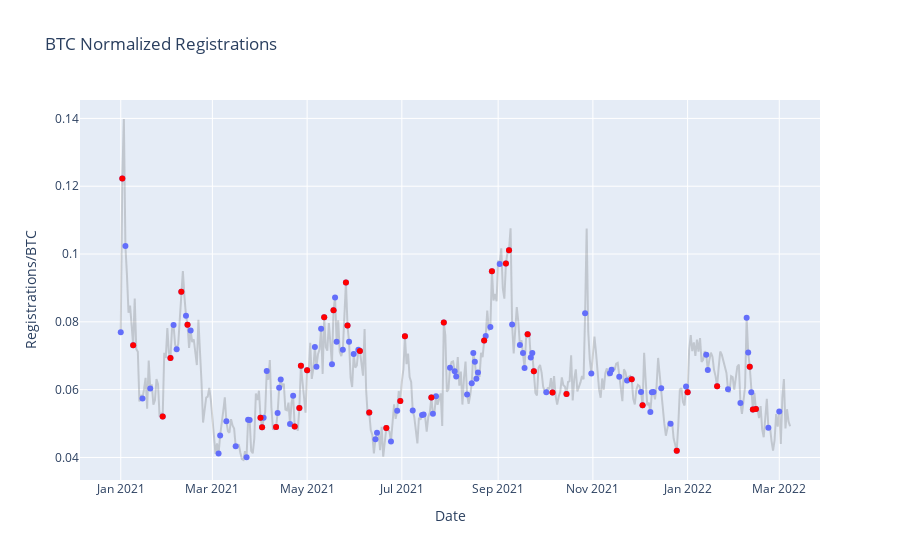

This figure's notebook cell:
### Code cell
import plotly.express as px
import plotly.graph_objects as go

fig1 = px.line(df, x=df["Registration Date"], y=df["Registrations"]/df["BTC Price"], title='BTC Normalized Registrations')
fig1.update_traces(line=dict(color = 'rgba(50,50,50,0.2)'))

fig2 = px.scatter(df_events, x="Registration Date", y=df_events["Registrations"]/df_events["BTC Price"],  hover_data=["BTC Price", "Registrations"],
                  hover_name='Internal Event')

fig3 = px.scatter(df_events_ex, x="Registration Date", y=df_events_ex["Registrations"]/df_events_ex["BTC Price"],
                  hover_data=["BTC Price", "Registrations"], hover_name="External Event")
fig3.update_traces(marker=dict(color = 'Red'))

fig4 = go.Figure(data=fig1.data + fig2.data + fig3.data)

fig4.update_layout(title='BTC Normalized Registrations', xaxis_title="Date",
                   yaxis_title="Registrations/BTC", legend_title="Metric (click to add/remove)")
fig4.show()

### Figure 1 — Plotly figure (JSON) as saved in the notebook; plotly's stock layout.template omitted (floating-point values rounded to 4 significant figures; data arrays with more than 128 entries replaced by an {"elided": "..."} marker saying what was removed)
{"data": [{"hovertemplate": "Registration Date=%{x}<br>y=%{y}<extra></extra>", "legendgroup": "", "line": {"color": "rgba(50,50,50,0.2)", "dash": "solid"}, "marker": {"symbol": "circle"}, "mode": "lines", "name": "", "orientation": "v", "showlegend": false, "x": {"elided": "433 str values"}, "xaxis": "x", "y": {"elided": "433 float values"}, "yaxis": "y", "type": "scatter"}, {"customdata": {"elided": "122x2 float values"}, "hovertemplate": "<b>%{hovertext}</b><br><br>Registration Date=%{x}<br>y=%{y}<br>BTC Price=%{customdata[0]}<br>Registrations=%{customdata[1]}<extra></extra>", "hovertext": ["BTC Rate: From 6.39% to 6.2 up to 2 BTC and 4.5% for the rest", "", "Alex Mashinsky & Charles Hoskinson", "", "BTC rate to 4.7% from 4.5% for more than 2 BTC", "Celsius crosses $5.3B in assets, grows total assets 10X during 2020", "", "", "FTX Interview", "Started Sending Welcome email again", "", "Save our Crypro Interview ", "", "Celsius has paid over $250 million in crypto yield to its customers", "Celsius had 350% employee growth in one year of COVID-19", "BTC rate to 4% from 4.7% for more than 2 BTC", "Celsius confirms over $10B in digital assets", "Brave New Coin Interview", "Blockchain Africa Conference 2021", "Real Vision Crypto Gathering", "Celsius's CEL token is now listed on the Bitfinex exchange", "ARRA Global Summit, Celsius now offers yield on gold-backed wDGLD token", "", "BTC rate to 3.5% from 4% for more than 2 BTC", "Celsius Wins \"Best Cryptocurrency Wallet\" in 2021 FinTech Breakthrough Awards Program", "", "Kitco - BTC to $100k", "OKEx lists Celsius Network's CEL token", " ", "Started sending Drip campagin to KYC not passed", "Defirate Affiliate", "", "", "", "", "B21 users can stake entire portfolios at Celsius' rates up to 18% APY in a single click", "Celsius and GMO Trust Expand Regulated USD Stablecoin Lending Market", "#OKExCEORoundtable", "", "Celsius by the numbers: Over $1 million a day in yield earned by Celsius customers", "", "Alex Mashinsky vs Nouriel Roubini at the Milken Institute", "MA v4.8.0@9, Celsius achieves ISO/IEC 27001 security certification", "Celsius customers can now buy BTC, ETH, other top cryptocurrencies with Apple Pay", "", "Celsius Teams Up with Brooklyn Nets Star Spencer Dinwiddie in Exclusive Partnership", "New web app from Celsius expands platform to desktop users", "UK Block", "Celsius confirms over 100,000 Bitcoin in community assets", "Celsius Partners With iHeartMedia In New Podcast Deal, Celsius invests over $200m in Bitcoin mining in North America", "", "Kitco Interview", "BTCTV Interview", "", "Prime Trust", "New York and Washington from 70% to 20% CR, Celsius adds BNB, BNT and DOT tokens", "", "BTC rate to 6.2% up to 1 BTC from 2 BTC + ETH rate to 5.35% up to 100 ETH and 5.05% for the rest", "DYOR Crypto Founders Report, Quantum Computing: what challenges will it bring for Bitcoin and Blockchain, Celsius Introduces Rewards Explorer, an industry-first yield verification tool", "Thinking Crypto Interview", "Celsius and Horizen Release zkAudit - the First and Only Fully Decentralized and Privacy-Preserving Audit Blockchain", "", "Celsius joins the Bitcoin Mining Council", "Celsius Confirms A $54m Investment In Carbon-neutral Bitcoin Mining Leader Core Scientific", "David Pakman Interview", "Started sending Drip campagins to KYC passed - No Deposit", "ToU / PP / Cookies Policy / $50+$50 / Appsflyer link", "Celsius Secures Backend Pricing of Crypto Using The Chainlink, A Major Leap in CeFi Decentralization", "Website announcing California Loans", "Celsius assets cross $20B", "Celsius launches crypto-backed loans in California at 0% APR", "Celsius assets cross $20B, then 1M users", "Eddie Moon Video on Celsius", "Celsius Network adds Anchorage Digital as a custodian", "", "Celsius Network Assets are officially over $20 billion", "WS 1.0.7 ADA release", "", "Adding the webapp sign up flow to the website", "", "", "Eddie Moon Affiliate Program", "Eddie Moon Stablecoin Video", "NJ/TX C&D", "Alabama C&D", "adding ETH promotional rates", "Sponsored Eddie Moon video: Celsius Network Loans - Crypto Trading Strategy (THIS IS WHAT THE RICH DO)", "Kentucky Block", "", "ETH rate to 3.5% for more than 100 ETH from 5.05%, Crypto Lark Affiliate", "", "", "Invest Answers video goes live (signicant registations attributed). ATH daily regs 6,638", "CTR to signup page start down trend from 12% to 6%", "New stablecoins promotion and rate updates", "BTC rate to 6.2% up to 0.25 BTC  and 3.05% for the rest", "Update BTC rewards rates | Customer Care main page update", "Celsius Network App Tutorial 2022 (FULL STEP-BY-STEP GUIDE) - Collection Crypto", "", "Transition to Next.js", "Yaron news", "Cel Token to 5.1%", "New Stop Cohort Launches", "Roni news", "Stablecoin Blitz Ends", "Kitco News Alex", "", "Eddie Moon Full Celsius Guide", "", "AVAX Launch, Accredited Investor Launch", "ETH Reward Tier Drop", "", "Doge Coin Launches", "LUNA launches in US", "V5 Launch, Buy Page Update (web)", "South Africa registration spike (Azeteco BTC launch, this is like the Stripe of SA)", "", "Solana + Songbird", "", "", "CelsiusX launches, CEL Promo (Non-US)", "Matic, Stable, LTC rate drops"], "legendgroup": "", "marker": {"color": "#636efa", "symbol": "circle"}, "mode": "markers", "name": "", "orientation": "v", "showlegend": false, "x": ["2021-01-01", "2021-01-02", "2021-01-04", "2021-01-09", "2021-01-15", "2021-01-20", "2021-01-28", "2021-02-02", "2021-02-04", "2021-02-06", "2021-02-09", "2021-02-12", "2021-02-13", "2021-02-15", "2021-03-05", "2021-03-06", "2021-03-10", "2021-03-16", "2021-03-23", "2021-03-24", "2021-03-25", "2021-04-01", "2021-04-02", "2021-04-03", "2021-04-05", "2021-04-11", "2021-04-12", "2021-04-13", "2021-04-14", "2021-04-20", "2021-04-22", "2021-04-23", "2021-04-26", "2021-04-27", "2021-05-01", "2021-05-06", "2021-05-07", "2021-05-10", "2021-05-12", "2021-05-17", "2021-05-18", "2021-05-19", "2021-05-20", "2021-05-24", "2021-05-26", "2021-05-27", "2021-05-28", "2021-05-31", "2021-06-03", "2021-06-04", "2021-06-10", "2021-06-14", "2021-06-15", "2021-06-21", "2021-06-24", "2021-06-28", "2021-06-30", "2021-07-03", "2021-07-08", "2021-07-14", "2021-07-15", "2021-07-20", "2021-07-21", "2021-07-23", "2021-07-28", "2021-08-01", "2021-08-04", "2021-08-05", "2021-08-12", "2021-08-15", "2021-08-16", "2021-08-17", "2021-08-18", "2021-08-19", "2021-08-23", "2021-08-24", "2021-08-27", "2021-08-28", "2021-09-02", "2021-09-06", "2021-09-08", "2021-09-10", "2021-09-15", "2021-09-17", "2021-09-18", "2021-09-20", "2021-09-22", "2021-09-23", "2021-09-24", "2021-10-02", "2021-10-06", "2021-10-15", "2021-10-27", "2021-10-31", "2021-11-12", "2021-11-13", "2021-11-18", "2021-11-23", "2021-11-26", "2021-12-02", "2021-12-03", "2021-12-08", "2021-12-09", "2021-12-10", "2021-12-15", "2021-12-21", "2021-12-25", "2021-12-31", "2022-01-01", "2022-01-13", "2022-01-14", "2022-01-20", "2022-01-27", "2022-02-04", "2022-02-08", "2022-02-09", "2022-02-10", "2022-02-11", "2022-02-12", "2022-02-14", "2022-02-22", "2022-03-01"], "xaxis": "x", "y": [0.07691, 0.1223, 0.1024, 0.0731, 0.0574, 0.06035, 0.05207, 0.0693, 0.07904, 0.07193, 0.0889, 0.08183, 0.07915, 0.07745, 0.04116, 0.0465, 0.05072, 0.0433, 0.04006, 0.05111, 0.05106, 0.05174, 0.04894, 0.05171, 0.06552, 0.04895, 0.05309, 0.06057, 0.06299, 0.04989, 0.05818, 0.04917, 0.05457, 0.06703, 0.06575, 0.07257, 0.06672, 0.07794, 0.08136, 0.06752, 0.08341, 0.0872, 0.0741, 0.0718, 0.0916, 0.07893, 0.0741, 0.07049, 0.07175, 0.07139, 0.05325, 0.04538, 0.0473, 0.04868, 0.04471, 0.05379, 0.05668, 0.07575, 0.05383, 0.05254, 0.05268, 0.05765, 0.05287, 0.05804, 0.07981, 0.06648, 0.06542, 0.06388, 0.05853, 0.06188, 0.07078, 0.06827, 0.06325, 0.06503, 0.07448, 0.07581, 0.07846, 0.09495, 0.09706, 0.09718, 0.1011, 0.07921, 0.0732, 0.0708, 0.06639, 0.07631, 0.06948, 0.07079, 0.0654, 0.05926, 0.05917, 0.0587, 0.08254, 0.06478, 0.06483, 0.06589, 0.06384, 0.06272, 0.06304, 0.05931, 0.05537, 0.05342, 0.0592, 0.05933, 0.0604, 0.04997, 0.04199, 0.06092, 0.05924, 0.07028, 0.06583, 0.06101, 0.0601, 0.05605, 0.08123, 0.07096, 0.06677, 0.05927, 0.05416, 0.05426, 0.04875, 0.05352], "yaxis": "y", "type": "scatter"}, {"customdata": [[32070.0, 3922.0], [40400.0, 2953.0], [33170.0, 1727.0], [35410.0, 2454.0], [46400.0, 4125.0], [46940.0, 3715.0], [58790.0, 3042.0], [59040.0, 2889.0], [60060.0, 2940.0], [51130.0, 2514.0], [54060.0, 2950.0], [55050.0, 3690.0], [57930.0, 3809.0], [51300.0, 4174.0], [43120.0, 3597.0], [39310.0, 3601.0], [38590.0, 3046.0], [37020.0, 2643.0], [36890.0, 1964.0], [31720.0, 1544.0], [35130.0, 1991.0], [34680.0, 2627.0], [29830.0, 1720.0], [40020.0, 3194.0], [49520.0, 3688.0], [48910.0, 4644.0], [52640.0, 5116.0], [46130.0, 4665.0], [42980.0, 3280.0], [42800.0, 2799.0], [55430.0, 3280.0], [61500.0, 3610.0], [53830.0, 3393.0], [53820.0, 2980.0], [50730.0, 2130.0], [47670.0, 2824.0], [40850.0, 2492.0], [43580.0, 2910.0], [42190.0, 2285.0], [42740.0, 2319.0]], "hovertemplate": "<b>%{hovertext}</b><br><br>Registration Date=%{x}<br>y=%{y}<br>BTC Price=%{customdata[0]}<br>Registrations=%{customdata[1]}<extra></extra>", "hovertext": ["CMC - Mashinsky Top 10", "CryptoWise Video ", "Coinsider Video", "Top 100 People in Blockchain ", "Elon Musk BTC pump +10K in 1 day", "Celsius Network Review - Wes Spencer", "ARRA Global Summit, BlockFi Lowers Rates", "Best Crypto Wallet", "Miami Crypto Conf", "Knowledge By Marcus", "Hashoshi Video", "Mariah Monetize", "Your Friend Andy, BlockFi reduces rates significantly", "BTC crash", "CEL ATH", "floridablockchainsummit", "Mariah Monetize", "BTC Miami", "Trillions.", "CEL down more than 50% from ATH", "Crypto Beau", "MoneyZG, Coinbureau Launches Partnership", "BTC bottom, BlockFi C&D", "CoinBureau", "Liquid Global $97M crypto hack", "Aaron Bennett", "BTC Flash Crash", "BTC ATH, SEC Threatens to sue Coinbase over yield product ", "BTC Drops 23%", "China Crypto Crackdown", "DoJ establishes National Cryptocurrency Enforcement Team", "Tether, Bitfinex to pay $42.5 mln to settle CFTC charges", "Black Friday BTC Crash", "Multicoin LP Dumping, BTC Crash", "X-mas", "New year -> retail surge, onchain volume rebound", "BTC Flash crash", "Canada Emergencies Act (Threatens to freeze bank accounts and take crypto)", "BTC $45K", "BlockFi $100M SEC fine"], "legendgroup": "", "marker": {"color": "Red", "symbol": "circle"}, "mode": "markers", "name": "", "orientation": "v", "showlegend": false, "x": ["2021-01-02", "2021-01-09", "2021-01-28", "2021-02-02", "2021-02-09", "2021-02-13", "2021-04-01", "2021-04-02", "2021-04-11", "2021-04-23", "2021-04-26", "2021-04-27", "2021-05-01", "2021-05-12", "2021-05-18", "2021-05-26", "2021-05-27", "2021-06-04", "2021-06-10", "2021-06-21", "2021-06-30", "2021-07-03", "2021-07-20", "2021-07-28", "2021-08-23", "2021-08-28", "2021-09-06", "2021-09-08", "2021-09-20", "2021-09-24", "2021-10-06", "2021-10-15", "2021-11-26", "2021-12-03", "2021-12-25", "2022-01-01", "2022-01-20", "2022-02-10", "2022-02-12", "2022-02-14"], "xaxis": "x", "y": [0.1223, 0.0731, 0.05207, 0.0693, 0.0889, 0.07915, 0.05174, 0.04894, 0.04895, 0.04917, 0.05457, 0.06703, 0.06575, 0.08136, 0.08341, 0.0916, 0.07893, 0.07139, 0.05325, 0.04868, 0.05668, 0.07575, 0.05765, 0.07981, 0.07448, 0.09495, 0.09718, 0.1011, 0.07631, 0.0654, 0.05917, 0.0587, 0.06304, 0.05537, 0.04199, 0.05924, 0.06101, 0.06677, 0.05416, 0.05426], "yaxis": "y", "type": "scatter"}], "layout": {"title": {"text": "BTC Normalized Registrations"}, "xaxis": {"title": {"text": "Date"}}, "yaxis": {"title": {"text": "Registrations/BTC"}}, "legend": {"title": {"text": "Metric (click to add/remove)"}}}}
